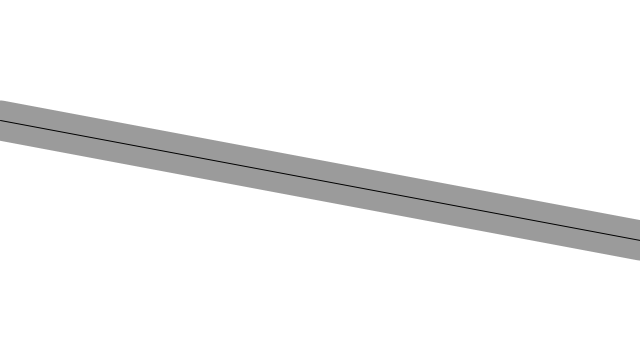
Frame 1 (no input)
Frame 60 (the mouse pressed at the canvas centre just before this capture): identical to frame 1, image omitted
Frame 120 (the mouse held since frame 60 and released just before this capture): identical to frame 1, image omitted

The Processing sketch that drew this single still picture (run headless with seeded random() and noise(); from frame 60 on, the mouse is pressed at the canvas centre):

// Processing sketch: Example_5_5_Create_Path_Object
// ── Example_5_5_Create_Path_Object.pde
// The Nature of Code
// Daniel Shiffman
// http://natureofcode.com

// Path Following
// Path is a just a straight line in this example
// Via Reynolds: // http://www.red3d.com/cwr/steer/PathFollow.html

// A path object (series of connected points)
Path path;

void setup() {
  size(640, 360);
  path = new Path();
}

void draw() {
  background(255);
  path.show();
}

// ── Path.pde
class Path {
  float radius;
  PVector start;
  PVector end;
  
  Path() {
    // A path has a radius, how wide is it.
    //{!3} Picking some arbitrary values to initialize the path
    this.radius = 20;
    this.start = new PVector(0, height / 3);
    //{!2} A path is only two points, start and end.
    this.end = new PVector(width, (2 * height) / 3);
  }

  //{!7} Display the path.
  void show() {
    strokeWeight(this.radius * 2);
    stroke(0, 100);
    line(this.start.x, this.start.y, this.end.x, this.end.y);
    strokeWeight(1);
    stroke(0);
    line(this.start.x, this.start.y, this.end.x, this.end.y);
  }
}
